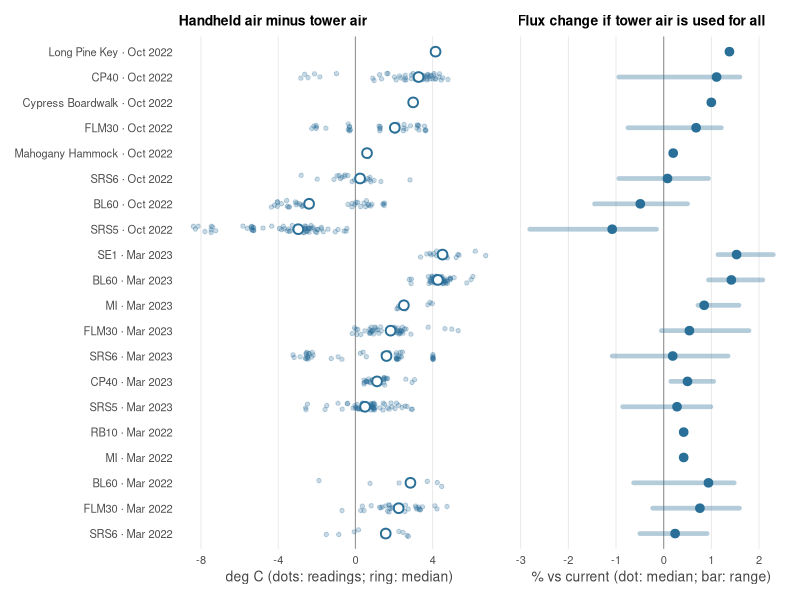

This figure's R source:
# =============================================================================
# Chamber air temperature: how much do the options matter? (diagnostic)
#
# Compares, for every included measurement with geometry:
#   current       field-sheet reading; gaps filled by same-plot readings, then
#                 the tower calibrated per plot x campaign (04_build_auxfile.R)
#   tower_raw_fill as current, but gaps filled with the uncalibrated tower
#   tower_all     tower TA_1_1_1 for every measurement (no handheld readings)
# Flux scales with 1 / T(K), so the flux change of an option relative to
# current is (T_current + 273.15) / (T_option + 273.15) - 1.
#
# Writes output/rebuild/air_temperature_options.csv and .png.
# =============================================================================
suppressMessages({library(dplyr); library(readr); library(ggplot2); library(patchwork)})
if (requireNamespace("here", quietly = TRUE)) setwd(here::here())

a <- read_csv("output/rebuild/auxfile.csv", show_col_types = FALSE) %>%
  filter(!excluded, !is.na(Area), !is.na(Tcham)) %>%
  mutate(campaign = format(date, "%b %Y"),
         tower_filled = grepl("^tower", Tcham_source),
         T_current = Tcham,
         T_tower_raw_fill = if_else(tower_filled & !is.na(tower_TA_raw), Tcham - tower_TA_bias, Tcham),
         T_tower_all = coalesce(tower_TA_raw, Tcham),
         flux_pct_tower_raw_fill = 100 * ((T_current + 273.15) / (T_tower_raw_fill + 273.15) - 1),
         flux_pct_tower_all      = 100 * ((T_current + 273.15) / (T_tower_all + 273.15) - 1))

by_plot <- a %>% group_by(campaign, plot) %>%
  summarise(n = n(), n_handheld = sum(Tcham_source == "field sheet"), n_tower_filled = sum(tower_filled),
            field_minus_tower_C = median(Tcham[Tcham_source == "field sheet"] -
                                         tower_TA_raw[Tcham_source == "field sheet"], na.rm = TRUE),
            flux_pct_tower_all_min = min(flux_pct_tower_all), flux_pct_tower_all_max = max(flux_pct_tower_all),
            flux_pct_tower_raw_fill = median(flux_pct_tower_raw_fill),
            flux_pct_tower_all = median(flux_pct_tower_all),
            .groups = "drop") %>%
  mutate(across(where(is.double), ~ round(.x, 2)))
write_csv(by_plot, "output/rebuild/air_temperature_options.csv")

cat("Measurements:", nrow(a), "| handheld readings:", sum(a$Tcham_source == "field sheet"),
    "| tower-filled:", sum(a$tower_filled), "\n")
cat("Flux change vs current (%), all measurements [10th, 50th, 90th pct]:\n")
q <- function(x) round(quantile(x, c(.1, .5, .9), na.rm = TRUE), 2)
cat("  raw tower for gaps :", q(a$flux_pct_tower_raw_fill), "\n")
cat("  tower for all      :", q(a$flux_pct_tower_all), "\n")
print(as.data.frame(by_plot), row.names = FALSE)

# ---- Figure ---------------------------------------------------------------------
ink <- "#2a6f97"; grid <- "#e6e6e6"
lab <- by_plot %>% mutate(row = paste(plot, campaign, sep = " · ")) %>%
  arrange(campaign, field_minus_tower_C) %>% mutate(row = factor(row, levels = unique(row)))
# rows without handheld readings stay as empty rows in the left panel
pts <- a %>% filter(Tcham_source == "field sheet", !is.na(tower_TA_raw)) %>%
  mutate(row = factor(paste(plot, campaign, sep = " · "), levels = levels(lab$row)),
         d = Tcham - tower_TA_raw)
theme_rb <- theme_minimal(base_size = 10) +
  theme(panel.grid.major.y = element_blank(), panel.grid.minor = element_blank(),
        panel.grid.major.x = element_line(colour = grid, linewidth = 0.3),
        axis.title = element_text(colour = "#444444"), plot.title = element_text(face = "bold", size = 10))
p1 <- ggplot(pts, aes(d, row)) +
  geom_vline(xintercept = 0, colour = "#999999", linewidth = 0.4) +
  geom_point(colour = ink, alpha = 0.25, size = 1.2, position = position_jitter(height = 0.15, width = 0, seed = 1)) +
  geom_point(data = lab %>% filter(!is.na(field_minus_tower_C)), aes(field_minus_tower_C, row),
             colour = ink, size = 2.6, shape = 21, fill = "white", stroke = 1) +
  scale_y_discrete(drop = FALSE) +
  labs(title = "Handheld air minus tower air", x = "deg C (dots: readings; ring: median)", y = NULL) + theme_rb
p2 <- ggplot(lab, aes(y = row)) +
  geom_vline(xintercept = 0, colour = "#999999", linewidth = 0.4) +
  geom_segment(aes(x = flux_pct_tower_all_min, xend = flux_pct_tower_all_max, yend = row),
               colour = ink, alpha = 0.35, linewidth = 1.6, lineend = "round") +
  geom_point(aes(x = flux_pct_tower_all), colour = ink, size = 2.6) +
  scale_y_discrete(drop = FALSE) +
  labs(title = "Flux change if tower air is used for all", x = "% vs current (dot: median; bar: range)", y = NULL) +
  theme_rb + theme(axis.text.y = element_blank())
ggsave("output/rebuild/air_temperature_options.png", p1 + p2 + plot_layout(widths = c(1.2, 1)),
       width = 9, height = 6, dpi = 150, bg = "white")
cat("Wrote output/rebuild/air_temperature_options.{csv,png}\n")
